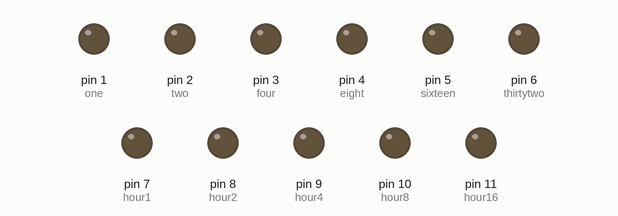
This sketch was run on a simulated Arduino Uno, built with avr-gcc and run on an emulated ATmega328P. Shown: output pins drawn as LEDs (lit = HIGH).

Above: at 0.1 s.
At 120.0 s:
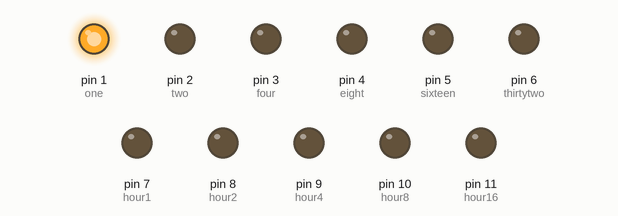
Timing chart, 0 to 121.5 s (numbered marks = the images above):
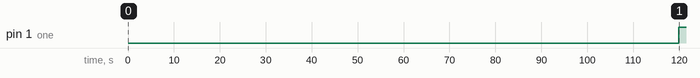

Measured:
- by itself, pin 1 (one): LOW → HIGH at 120 s

The sketch:

Binary_Clock.ino
```cpp
int one = 1;
int two = 2;
int four = 3;
int eight = 4;
int sixteen = 5;
int thirtytwo = 6;
int hour1 = 7;
int hour2 = 8;
int hour4 = 9;
int hour8 = 10;
int hour16 = 11;

void setup() {
  pinMode(one, OUTPUT);
  digitalWrite(one, LOW);
  pinMode(two, OUTPUT);
  digitalWrite(two, LOW);
  pinMode(four, OUTPUT);
  digitalWrite(four,LOW);
  pinMode(eight, OUTPUT);
  digitalWrite(eight, LOW);
  pinMode(sixteen, OUTPUT);
  digitalWrite(sixteen, LOW);
  pinMode(thirtytwo, OUTPUT);
  digitalWrite(thirtytwo, LOW);
  pinMode(hour1, OUTPUT);
  digitalWrite(hour1, LOW);
  pinMode(hour2, OUTPUT);
  digitalWrite(hour2, LOW);
  pinMode(hour4, OUTPUT);
  digitalWrite(hour4, LOW);
  pinMode(hour8, OUTPUT);
  digitalWrite(hour8, LOW);
  pinMode(hour16, OUTPUT);
  digitalWrite(hour16, LOW);
}

void loop(){
  int hour_counter = 0;
  int counter = 0;
  while(counter >= 0){
    delay(59950);
    if( (counter % 2) == 0){
      digitalWrite(one,LOW);
    }
    else if( (counter % 2) == 1){
      digitalWrite(one, HIGH);
    }
    if( (counter / 2) % 2 == 0){
      digitalWrite(two, LOW);
    }
    else if((counter/2) %2 == 1 ){
      digitalWrite(two, HIGH);
    }
    if((counter/4)%2 == 0){
      digitalWrite(four, LOW);
    }
    else if((counter/4)%2 == 1){
      digitalWrite(four,HIGH);
    }
    if((counter / 8) % 2 == 0){
      digitalWrite(eight, LOW);
    }
    else if(( counter / 8) % 2 == 1){
      digitalWrite(eight, HIGH);
    }
    if ((counter / 16) % 2 == 0){
      digitalWrite(sixteen, LOW);
    }
    else if ((counter / 16) % 2 == 1){
      digitalWrite(sixteen, HIGH);
    }
    if ((counter / 32) % 2 == 0){
      digitalWrite(thirtytwo, LOW);
    }
    else if(( counter / 32) % 2 == 1){
      digitalWrite(thirtytwo, HIGH);
    }
    if((counter % 60 == 0) && (counter !=0)){
        digitalWrite(one, LOW);
        digitalWrite(two, LOW);
        digitalWrite(four, LOW);
        digitalWrite(eight, LOW);
        digitalWrite(sixteen, LOW);
        digitalWrite(thirtytwo, LOW);
        hour_counter++;
        counter = 0;
    }
    if( hour_counter % 2 == 0){
        digitalWrite(hour1, LOW);
    }
    else if( hour_counter % 2 == 1){
        digitalWrite(hour1, HIGH);
   }
   if( (hour_counter/2) % 2 == 0){
        digitalWrite(hour2, LOW);
    }
    else if( (hour_counter/2) % 2 == 1){
        digitalWrite(hour2, HIGH);
    }
    if( (hour_counter/ 4) % 2 == 0){
        digitalWrite(hour4, LOW);
    }
    else if( (hour_counter/4) % 2 == 1){
        digitalWrite(hour4, HIGH);
    }
    if( (hour_counter/8) % 2 == 0){
        digitalWrite(hour8, LOW);
    }
    else if( (hour_counter/8) % 2 == 1){
        digitalWrite(hour8, HIGH);
    }
    if( (hour_counter/16) % 2 == 0){
        digitalWrite(hour16, LOW);
    }
    else if( (hour_counter/16) % 2 == 1){
        digitalWrite(hour16, HIGH);
    }
    if( hour_counter == 24){
      digitalWrite(hour1, LOW);
      digitalWrite(hour2, LOW);
      digitalWrite(hour4, LOW);
      digitalWrite(hour8, LOW);
      digitalWrite(hour16, LOW);
      hour_counter =0;
    }
    counter++;
  }
}
```
